Frame 1 (no input): blank canvas, image omitted
Frame 60 (the mouse pressed at the canvas centre just before this capture): blank canvas, image omitted
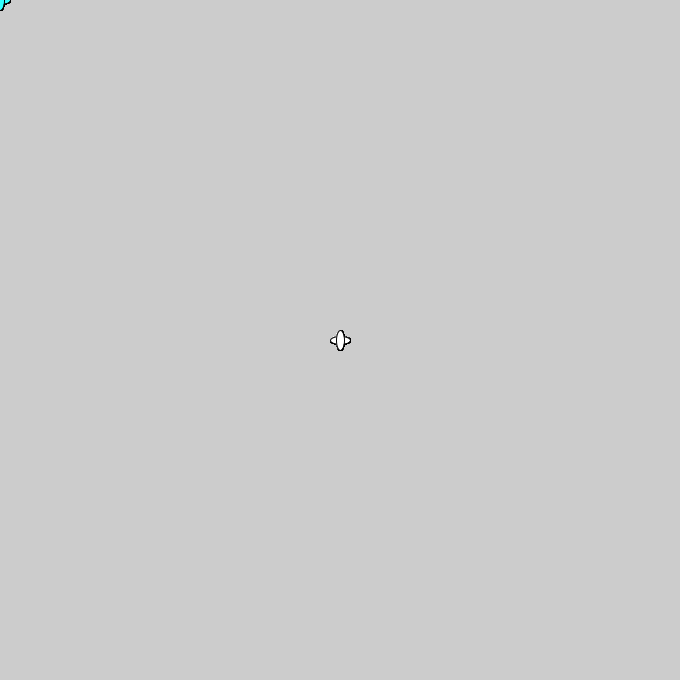
Frame 120 (the mouse held since frame 60 and released just before this capture)

The Processing sketch whose frames 1 and 60 were blank and that drew this single picture after the mouse press (run headless with seeded random() and noise(); from frame 60 on, the mouse is pressed at the canvas centre):

// Processing sketch: processing_180394
// ── processing_180394.pde

void setup() {
  size(680, 680);
}

void draw() {
  if (mousePressed) {
    fill(600,478,693);
  } else {
    fill(50,340,324);
  }
  ellipse(mouseX, mouseY, 20, 8);
  ellipse(mouseY, mouseX, 8, 20);

}
